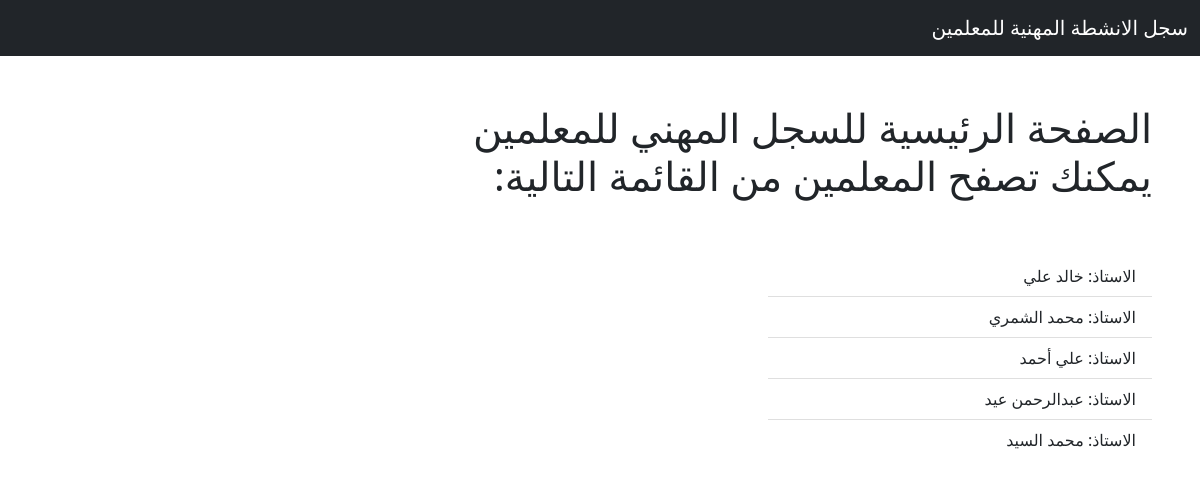
The page / on the database its author committed.
### main/models.py (models this page shows, shortened)
class Teacher(models.Model):
    name = models.CharField(max_length=150, unique=True)

### main/views.py (the view)
# urls.py: path('', views.home, name='home'),
def home(request):
    teachers = Teacher.objects.all()
    return render(request, 'main/home.html', {'teachers': teachers})

### templates/main/home.html (shortened to what this page needs)
<html dir="rtl" lang="ar">
{% load static %}
<link rel="stylesheet" href="https://cdn.jsdelivr.net/npm/bootstrap@5.0.2/dist/css/bootstrap.rtl.min.css">
{% block navbar %}
<nav class="navbar navbar-dark bg-dark">
    <div class="container-fluid">
        <a class="navbar-brand" href="{% url 'home' %}">سجل الانشطة المهنية للمعلمين</a>
    </div>
</nav>
{% endblock %}
{% block header %}
<h1 class="p-5">الصفحة الرئيسية للسجل المهني للمعلمين
<br>يمكنك تصفح المعلمين من القائمة التالية:
</h1>
{% endblock %}
{% block content %}
<div class="px-5" style="width: 30rem">
<ul class="list-group list-group-flush">
    {% for teacher in teachers %}
    <a href="{% url 'teacher' teacher.pk %}" class="list-group-item list-group-item-action">الاستاذ: {{ teacher.name }}</a>
    {% endfor %}
  </ul>
{% endblock %}
</div>
</html>

### rows shown on the page
Teacher: name "خالد علي"
Teacher: name "محمد الشمري"
Teacher: name "علي أحمد"
Teacher: name "عبدالرحمن عيد"
Teacher: name "محمد السيد"
